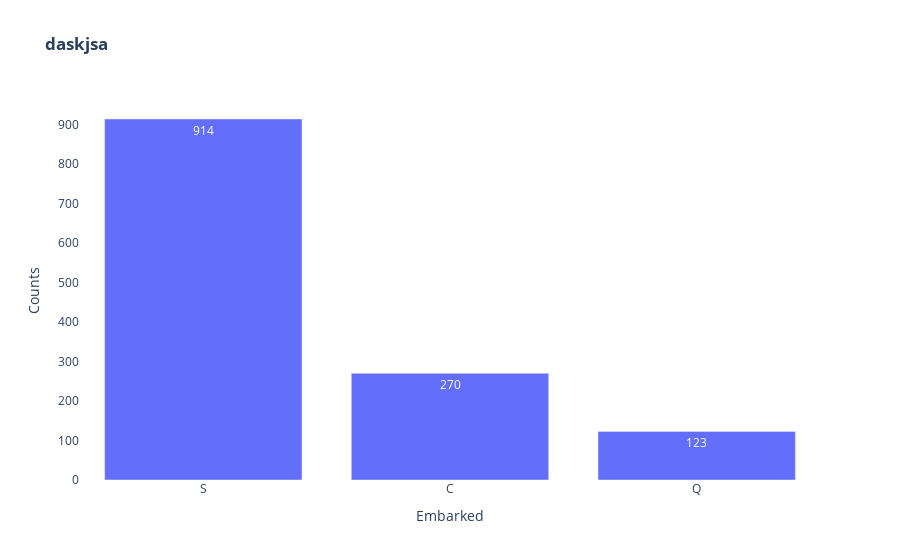

The cell this chart's notebook holds for it:
### Code cell
get_bar(emb.index,emb.values,"<b>daskjsa","Embarked",'Counts')

### Figure 1 — Plotly figure (JSON) as saved in the notebook; plotly's stock layout.template omitted (floating-point values rounded to 4 significant figures)
{"data": [{"text": [914, 270, 123], "type": "bar", "x": ["S", "C", "Q"], "y": [914, 270, 123]}], "layout": {"autosize": true, "paper_bgcolor": "#FFFFFF", "plot_bgcolor": "#FFFFFF", "title": {"text": "<b>daskjsa"}, "xaxis": {"autorange": true, "range": [-0.5, 2.5], "title": {"text": "Embarked"}, "type": "category"}, "yaxis": {"autorange": true, "range": [0, 962.1], "title": {"text": "Counts"}, "type": "linear"}}}
